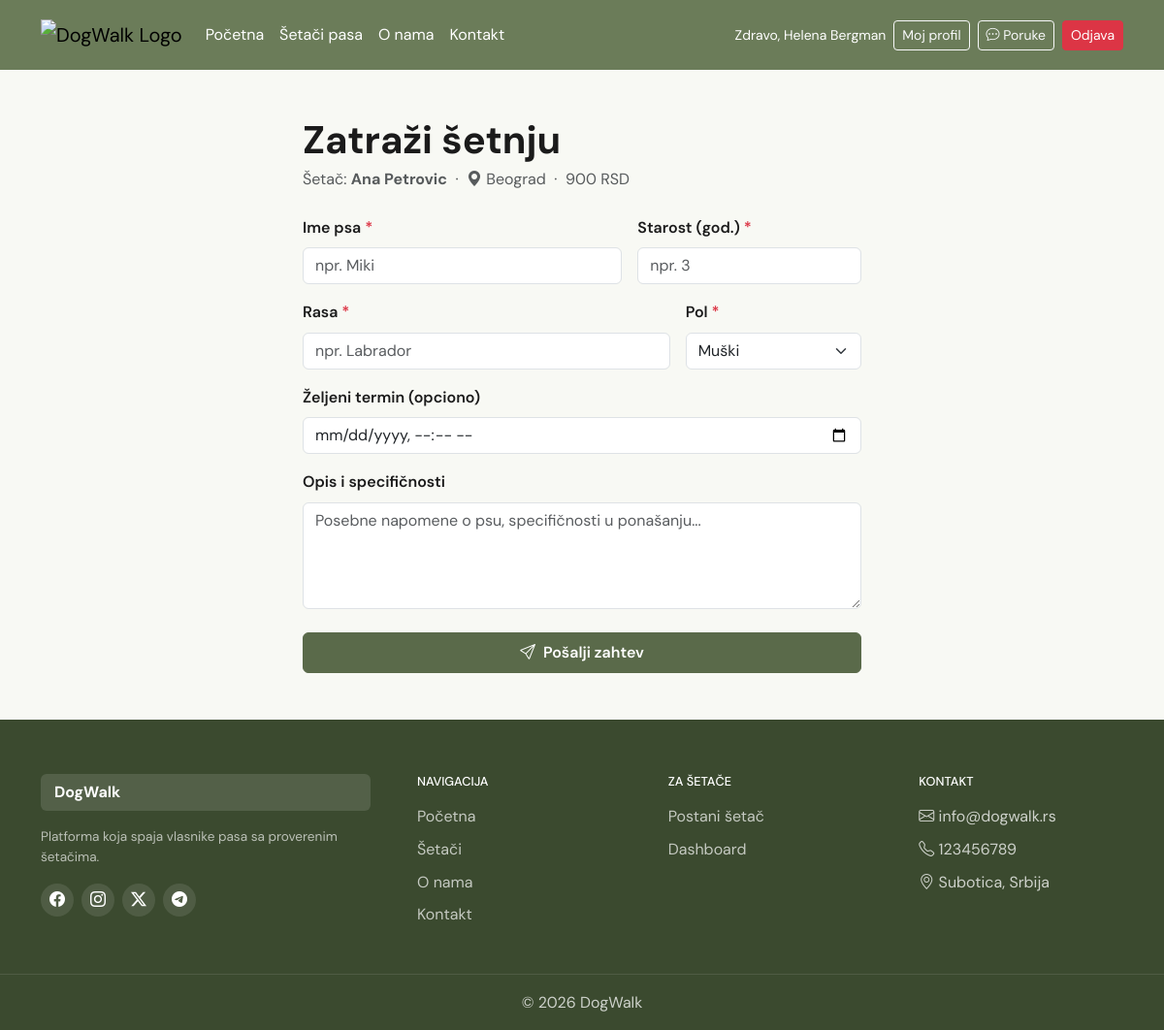
Page /contact_walker.php?id=4 (signed in) on the committed database.
### tables this page shows
CREATE TABLE `walker_profiles` (
  `id` int(10) UNSIGNED NOT NULL,
  `user_id` int(10) UNSIGNED NOT NULL,
  `photo` varchar(255) DEFAULT NULL,
  `description` text DEFAULT NULL,
  `favorite_breed` varchar(100) DEFAULT NULL,
  `experience_years` int(10) UNSIGNED NOT NULL DEFAULT 0,
  `city` varchar(100) DEFAULT NULL,
  `price_per_hour` decimal(8,2) DEFAULT NULL,
  `is_available` tinyint(1) NOT NULL DEFAULT 1,
  `created_at` datetime NOT NULL DEFAULT current_timestamp(),
  `updated_at` datetime NOT NULL DEFAULT current_timestamp() ON UPDATE current_timestamp()
);

CREATE TABLE `users` (
  `id` int(10) UNSIGNED NOT NULL,
  `first_name` varchar(100) NOT NULL,
  `last_name` varchar(100) NOT NULL,
  `email` varchar(255) NOT NULL,
  `password_hash` varchar(255) NOT NULL,
  `phone` varchar(30) DEFAULT NULL,
  `address` varchar(255) DEFAULT NULL,
  `role` enum('owner','walker','admin') NOT NULL DEFAULT 'owner',
  `is_active` tinyint(1) NOT NULL DEFAULT 0,
  `is_approved` tinyint(1) NOT NULL DEFAULT 0,
  `is_banned` tinyint(1) NOT NULL DEFAULT 0,
  `activation_token` varchar(255) DEFAULT NULL,
  `reset_token` varchar(255) DEFAULT NULL,
  `reset_token_expires` datetime DEFAULT NULL,
  `created_at` datetime NOT NULL DEFAULT current_timestamp(),
  `updated_at` datetime NOT NULL DEFAULT current_timestamp() ON UPDATE current_timestamp()
);

### contact_walker.php (the view, shortened to what this page needs)
<?php
$walker_id = (int)($_GET['id'] ?? 0);
$pdo = getDB();
$stmt = $pdo->prepare("
    SELECT u.id, u.first_name, u.last_name, wp.city, wp.price_per_hour, wp.description
    FROM users u
    JOIN walker_profiles wp ON wp.user_id = u.id
    WHERE u.id = ? AND u.role = 'walker' AND u.is_active = 1
      AND u.is_approved = 1 AND u.is_banned = 0 AND wp.is_available = 1
");
$stmt->execute([$walker_id]);
$walker = $stmt->fetch();
$old = ['dog_name'=>'','dog_breed'=>'','dog_age'=>'','description'=>'','dog_gender'=>'male','scheduled_at'=>''];
?>
<!DOCTYPE html>
<html lang="sr">
<head>
    <link href="https://cdn.jsdelivr.net/npm/bootstrap@5.3.3/dist/css/bootstrap.min.css" rel="stylesheet"/>
    <link href="https://cdn.jsdelivr.net/npm/bootstrap-icons@1.11.3/font/bootstrap-icons.min.css" rel="stylesheet"/>
    <link rel="stylesheet" href="style.css">
</head>
<body>
<?php include 'navbar.php'; ?>
<main class="container py-5" style="max-width:600px;">
    <h1 class="mb-1" style="font-family:'DM Sans',sans-serif;font-weight:700;">Zatraži šetnju</h1>
    <p class="text-muted mb-4">
        Šetač: <strong><?= htmlspecialchars($walker['first_name'] . ' ' . $walker['last_name']) ?></strong>
        <?php if ($walker['city']): ?>
            &nbsp;·&nbsp; <i class="bi bi-geo-alt-fill"></i> <?= htmlspecialchars($walker['city']) ?>
        <?php endif; ?>
        <?php if ($walker['price_per_hour']): ?>
            &nbsp;·&nbsp; <?= number_format($walker['price_per_hour'], 0, ',', '.') ?> RSD
        <?php endif; ?>
    </p>
    <form action="contact_walker.php?id=<?= $walker_id ?>" method="POST" id="contactForm" novalidate>
        <div class="row g-3 mb-3">
            <div class="col-7">
                <label class="form-label fw-semibold">Ime psa <span class="text-danger">*</span></label>
                <input type="text" name="dog_name" class="form-control"
                       value="<?= htmlspecialchars($old['dog_name']) ?>" required placeholder="npr. Miki"/>
            </div>
            <div class="col-5">
                <label class="form-label fw-semibold">Starost (god.) <span class="text-danger">*</span></label>
                <input type="number" name="dog_age" class="form-control" min="0" max="30"
                       value="<?= htmlspecialchars($old['dog_age']) ?>" required placeholder="npr. 3"/>
            </div>
        </div>
        <div class="row g-3 mb-3">
            <div class="col-8">
                <label class="form-label fw-semibold">Rasa <span class="text-danger">*</span></label>
                <input type="text" name="dog_breed" class="form-control"
                       value="<?= htmlspecialchars($old['dog_breed']) ?>" required placeholder="npr. Labrador"/>
            </div>
            <div class="col-4">
                <label class="form-label fw-semibold">Pol <span class="text-danger">*</span></label>
                <select name="dog_gender" class="form-select" required>
                    <option value="male"   <?= ($old['dog_gender'] === 'male')   ? 'selected' : '' ?>>Muški</option>
                </select>
            </div>
        </div>
        <div class="mb-3">
            <label class="form-label fw-semibold">Željeni termin (opciono)</label>
            <input type="datetime-local" name="scheduled_at" class="form-control"
                   value="<?= htmlspecialchars($old['scheduled_at'] ?? '') ?>"/>
        </div>
        <div class="mb-4">
            <label class="form-label fw-semibold">Opis i specifičnosti</label>
            <textarea name="description" class="form-control" rows="4"
                      placeholder="Posebne napomene o psu, specifičnosti u ponašanju..."><?= htmlspecialchars($old['description']) ?></textarea>
        </div>
        <button type="submit" class="btn btn-success w-100 py-2 fw-semibold">
            <i class="bi bi-send me-1"></i> Pošalji zahtev
        </button>
    </form>
</main>
<?php include 'footer.php'; ?>
</body>
</html>

### Projekat_WalkDog/style.css (style rules this page uses)
:root { --color-primary: #2d6a4f; --color-primary-light: #52b788; --color-primary-dark: #1b4332; --color-accent: #f4a261; --color-bg: #f8f9f4; --color-card-bg: #ffffff; --color-text: #1b1b1b; --color-text-muted: #6c757d; --color-border: #e8ede5; --color-star-filled: #f4a261; --color-star-empty: #d0d0d0; --color-olive: #6b7c59; --color-olive-dark: #5a6a4a; --color-olive-light: #a8b59a; --font-display: 'Playfair Display', Georgia, serif; --font-body: 'DM Sans', sans-serif; --radius-card: 16px; --shadow-card: 0 2px 16px rgba(45, 106, 79, 0.08); --shadow-card-hover: 0 8px 32px rgba(45, 106, 79, 0.16); --transition-smooth: all 0.3s cubic-bezier(0.25, 0.8, 0.25, 1); }
*, *::before, *::after { box-sizing: border-box; }
html { scroll-behavior: smooth; }
body { margin: 0; font-family: var(--font-body); background-color: var(--color-bg); color: var(--color-text); line-height: 1.6; }
.btn-success { background-color: var(--color-olive-dark); border: 1px solid var(--color-olive-dark); }

### rows in the picture
walker_profiles: user.last_name "Ana Petrovic", city "Beograd", price_per_hour "900"

### other values in the picture
$_SESSION['user_name'] "Helena Bergman"
